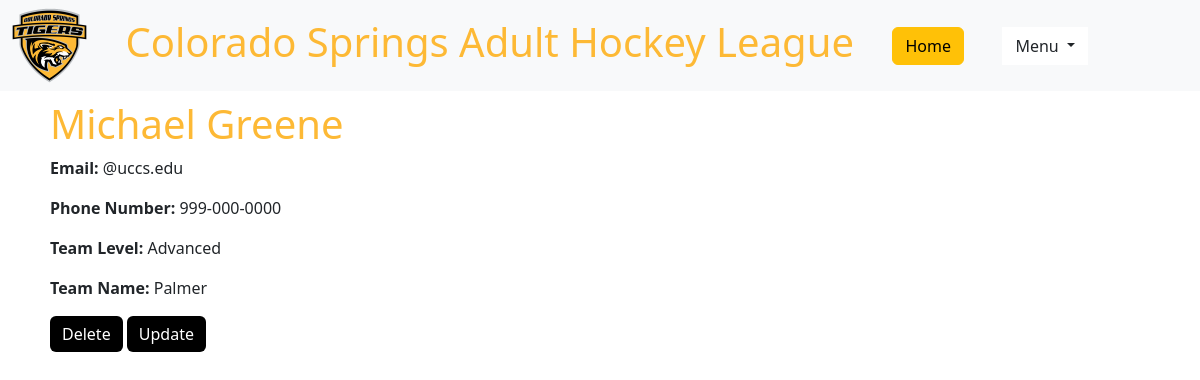
The page /player/22/ on the database its author committed.
### hockey_app/models.py (models this page shows, shortened)
class Player(models.Model):
    LEVELS = [
        ('Advanced', 'Advanced'),
        ('Intermediate', 'Intermediate'),
        ('N/A', 'N/A'),
    ]
    TEAMNAME = [
        ('Wardique', 'Wardique'),
        ('Tochka', 'Tochka'),
        ('Palmer', 'Palmer'),
        ('Bristol', 'Bristol'),
        ('Waffels', 'Waffels'),
        ('Tonys', 'Tonys'),
        ('Platinum', 'Platinum'),
        ('N/A', 'N/A'),
    ]
    name = models.CharField("First & last name", max_length=200)
    email = models.CharField("Email", max_length=200)
    teamLevel = models.CharField("Team Level", max_length=200, choices=LEVELS, blank=False)
    teamName = models.CharField("Team Name", max_length=200, choices=TEAMNAME, blank=False)
    phoneNum = models.CharField("Phone Number", max_length=200)

### hockey_app/views.py (the view)
# urls.py: path('player/<int:pk>/', views.PlayerDetailView.as_view(), name='player-detail'),
class PlayerDetailView(generic.DetailView):
   model = Player

### hockey_app/templates/hockey_app/player_detail.html
{% extends 'hockey_app/base_template.html' %}
{% block content %}
<div class="content-padding">
    <h1>{{ player.name }}</h1>
    <p><strong>Email:</strong> {{ player.email }}</p>
    <p><strong>Phone Number:</strong> {{ player.phoneNum }}</p>
    <p><strong>Team Level:</strong> {{ player.teamLevel }}</p>
    <p><strong>Team Name:</strong> {{ player.teamName }}</p>
    <a class="btn btn-primary" href="{% url 'delete-player' pk=player.id %}" role="button">Delete</a>
    <a class="btn btn-primary" href="{% url 'update-player' pk=player.pk %}" role="button">Update</a>
</div>
{% endblock %}

### hockey_app/templates/hockey_app/base_template.html (style rules this page uses)
h1 { color: #FDB935; }
.content-padding { padding-left: 50px; padding-top: 100px; padding-bottom: 100px; padding-right: 50px; }
.btn-primary { background-color: black; border:black; }

### rows shown on the page
Player: name "Michael Greene", email "@uccs.edu", phoneNum "999-000-0000", teamLevel "Advanced", teamName "Palmer"
